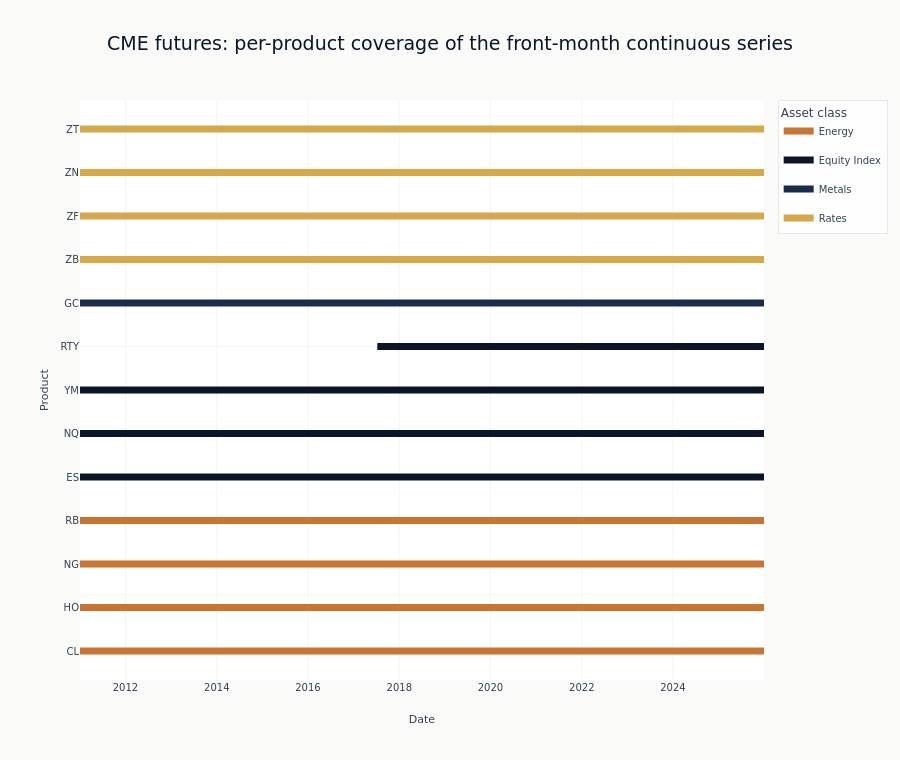

The notebook cell saved with this chart:
### Markdown cell above
One horizontal bar per product spans its continuous front-month history, sorted
and colored by asset class. Most products cover the full 2011–2025 window; the
late-starting ones entered the dataset when Databento began capturing them.

### Code cell
cov_timeline = coverage.with_columns(
    pl.col("start_date").str.to_date(),
    pl.col("end_date").str.to_date(),
).sort(["asset_class", "start_date"])

fig = go.Figure()
seen: set[str] = set()
for row in cov_timeline.iter_rows(named=True):
    cls = row["asset_class"]
    fig.add_trace(
        go.Scatter(
            x=[row["start_date"], row["end_date"]],
            y=[row["product"], row["product"]],
            mode="lines",
            line=dict(color=ASSET_CLASS_COLORS[cls], width=7),
            name=cls,
            legendgroup=cls,
            showlegend=cls not in seen,
        )
    )
    seen.add(cls)
fig.update_layout(
    title="CME futures: per-product coverage of the front-month continuous series",
    xaxis_title="Date",
    yaxis_title="Product",
    height=760,
    legend_title="Asset class",
)
fig.show()

### Figure 1 — Plotly figure (JSON) as saved in the notebook; plotly's stock layout.template omitted (floating-point values rounded to 4 significant figures)
{"data": [{"legendgroup": "Energy", "line": {"color": "#C87533", "width": 7}, "mode": "lines", "name": "Energy", "showlegend": true, "type": "scatter", "x": ["2011-01-02", "2025-12-30"], "y": ["CL", "CL"]}, {"legendgroup": "Energy", "line": {"color": "#C87533", "width": 7}, "mode": "lines", "name": "Energy", "showlegend": false, "type": "scatter", "x": ["2011-01-02", "2025-12-30"], "y": ["HO", "HO"]}, {"legendgroup": "Energy", "line": {"color": "#C87533", "width": 7}, "mode": "lines", "name": "Energy", "showlegend": false, "type": "scatter", "x": ["2011-01-02", "2025-12-30"], "y": ["NG", "NG"]}, {"legendgroup": "Energy", "line": {"color": "#C87533", "width": 7}, "mode": "lines", "name": "Energy", "showlegend": false, "type": "scatter", "x": ["2011-01-02", "2025-12-30"], "y": ["RB", "RB"]}, {"legendgroup": "Equity Index", "line": {"color": "#0a1628", "width": 7}, "mode": "lines", "name": "Equity Index", "showlegend": true, "type": "scatter", "x": ["2011-01-02", "2025-12-30"], "y": ["ES", "ES"]}, {"legendgroup": "Equity Index", "line": {"color": "#0a1628", "width": 7}, "mode": "lines", "name": "Equity Index", "showlegend": false, "type": "scatter", "x": ["2011-01-02", "2025-12-30"], "y": ["NQ", "NQ"]}, {"legendgroup": "Equity Index", "line": {"color": "#0a1628", "width": 7}, "mode": "lines", "name": "Equity Index", "showlegend": false, "type": "scatter", "x": ["2011-01-02", "2025-12-30"], "y": ["YM", "YM"]}, {"legendgroup": "Equity Index", "line": {"color": "#0a1628", "width": 7}, "mode": "lines", "name": "Equity Index", "showlegend": false, "type": "scatter", "x": ["2017-07-09", "2025-12-30"], "y": ["RTY", "RTY"]}, {"legendgroup": "Metals", "line": {"color": "#1a2d4a", "width": 7}, "mode": "lines", "name": "Metals", "showlegend": true, "type": "scatter", "x": ["2011-01-02", "2025-12-30"], "y": ["GC", "GC"]}, {"legendgroup": "Rates", "line": {"color": "#D4A84B", "width": 7}, "mode": "lines", "name": "Rates", "showlegend": true, "type": "scatter", "x": ["2011-01-02", "2025-12-30"], "y": ["ZB", "ZB"]}, {"legendgroup": "Rates", "line": {"color": "#D4A84B", "width": 7}, "mode": "lines", "name": "Rates", "showlegend": false, "type": "scatter", "x": ["2011-01-02", "2025-12-30"], "y": ["ZF", "ZF"]}, {"legendgroup": "Rates", "line": {"color": "#D4A84B", "width": 7}, "mode": "lines", "name": "Rates", "showlegend": false, "type": "scatter", "x": ["2011-01-02", "2025-12-30"], "y": ["ZN", "ZN"]}, {"legendgroup": "Rates", "line": {"color": "#D4A84B", "width": 7}, "mode": "lines", "name": "Rates", "showlegend": false, "type": "scatter", "x": ["2011-01-02", "2025-12-30"], "y": ["ZT", "ZT"]}], "layout": {"height": 760, "legend": {"title": {"text": "Asset class"}}, "title": {"text": "CME futures: per-product coverage of the front-month continuous series"}, "xaxis": {"title": {"text": "Date"}}, "yaxis": {"title": {"text": "Product"}}}}
